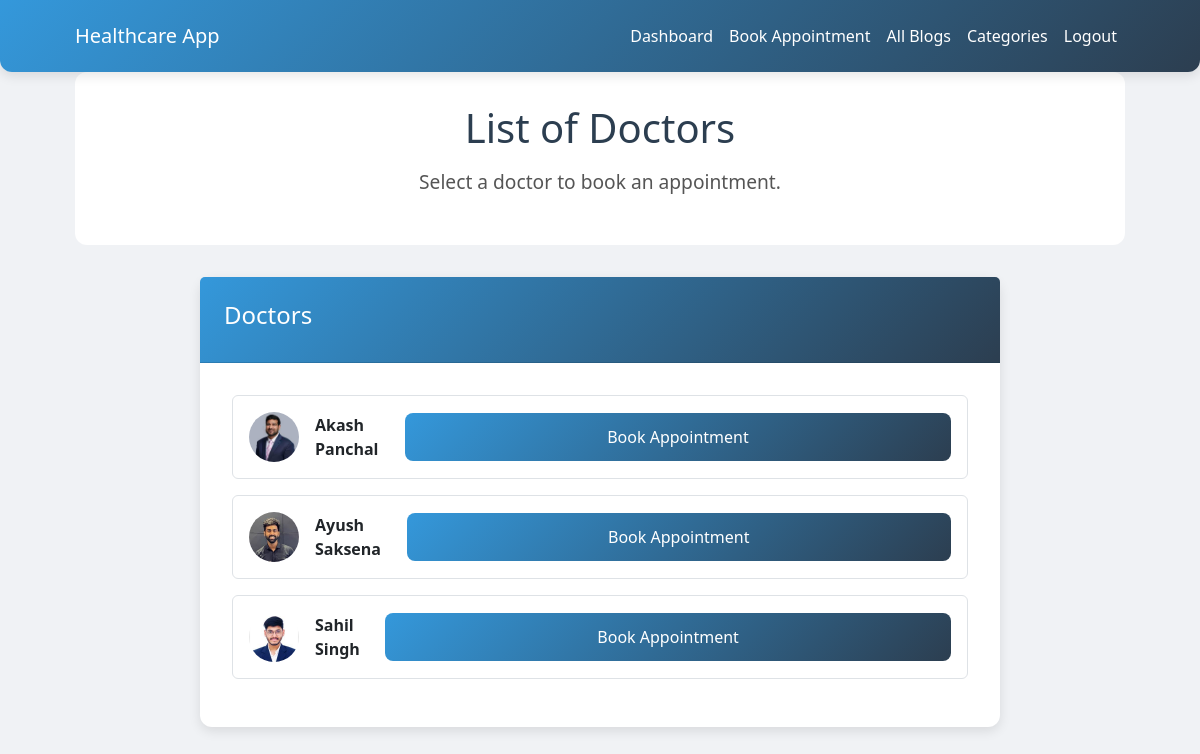
The page /appointments/doctors/ (signed in) on the database its author committed.
### users/models.py (models this page shows, shortened)
class CustomUser(AbstractUser):
    USER_TYPE_CHOICES = (
        ('patient', 'Patient'),
        ('doctor', 'Doctor'),
    )
    user_type = models.CharField(max_length=10, choices=USER_TYPE_CHOICES)
    profile_picture = models.ImageField(upload_to='profile_pics/', null=True, blank=True)
    address_line1 = models.CharField(max_length=100)
    city = models.CharField(max_length=50)
    state = models.CharField(max_length=50)
    pincode = models.CharField(max_length=10)
    specialties = models.ManyToManyField(Specialty, blank=True)  # Many-to-many relationship

### appointments/views.py (the view)
# urls.py: path('doctors/', views.list_doctors, name='list_doctors'),
@login_required
def list_doctors(request):
    if request.user.user_type != 'patient':
        return redirect('doctor_dashboard')
    doctors = CustomUser.objects.filter(user_type='doctor')
    return render(request, 'appointments/list_doctors.html', {'doctors': doctors})

### appointments/templates/appointments/list_doctors.html (shortened to what this page needs)
{% extends 'users/base.html' %}
{% block content %}
<div class="welcome-section">
    <h1>List of Doctors</h1>
    <p>Select a doctor to book an appointment.</p>
</div>
<div class="card" style="max-width: 800px; margin: 2rem auto;">
    <div class="card-header">
        <h4>Doctors</h4>
    </div>
    <div class="card-body">
        <ul class="list-unstyled">
            {% for doctor in doctors %}
                <li class="doctor-item mb-3 p-3 border rounded">
                    <div class="d-flex align-items-center">
                        <img src="{{ doctor.profile_picture.url }}" alt="{{ doctor.first_name }}" class="rounded-circle me-3" style="width: 50px; height: 50px;">
                        <div class="flex-grow-1">
                            <strong>{{ doctor.first_name }} {{ doctor.last_name }}</strong>
                        </div>
                        <a href="{% url 'book_appointment' doctor.id %}" class="btn btn-primary">Book Appointment</a>
                    </div>
                </li>
            {% endfor %}
        </ul>
    </div>
</div>
{% endblock %}

### users/templates/users/base.html (style rules this page uses)
* { margin: 0; padding: 0; box-sizing: border-box; font-family: 'Segoe UI', Tahoma, Geneva, Verdana, sans-serif; }
body { background-color: #f0f2f5; min-height: 100vh; }
html { scrollbar-width: none; -ms-overflow-style: none; }
.card { border: none; border-radius: 12px; box-shadow: 0 4px 12px rgba(0, 0, 0, 0.1); transition: transform 0.3s ease, box-shadow 0.3s ease; }
.card-header { background: linear-gradient(135deg, #3498db, #2c3e50); color: white; border-radius: 12px 12px 0 0; padding: 1.5rem; }
.card-body { padding: 2rem; }
.btn-primary { background: linear-gradient(135deg, #3498db, #2c3e50); border: none; border-radius: 8px; width: 100%; padding: 0.75rem; font-size: 1rem; font-weight: 500; transition: background 0.3s ease; justify-content: center; align-items: center; display: block; margin: 0 auto; }
.welcome-section { background: linear-gradient(135deg,rgb(255, 255, 255),rgb(255, 255, 255)); border-radius: 12px; padding: 2rem; margin-bottom: 2rem; text-align: center; }
.welcome-section h1 { color: #2c3e50; font-size: 2.5rem; margin-bottom: 1rem; }
.welcome-section p { color: #555; font-size: 1.2rem; }

### rows shown on the page
CustomUser: profile_picture (picture), first_name "Akash", last_name "Panchal"
CustomUser: profile_picture (picture), first_name "Ayush", last_name "Saksena"
CustomUser: profile_picture (picture), first_name "Sahil", last_name "Singh"
